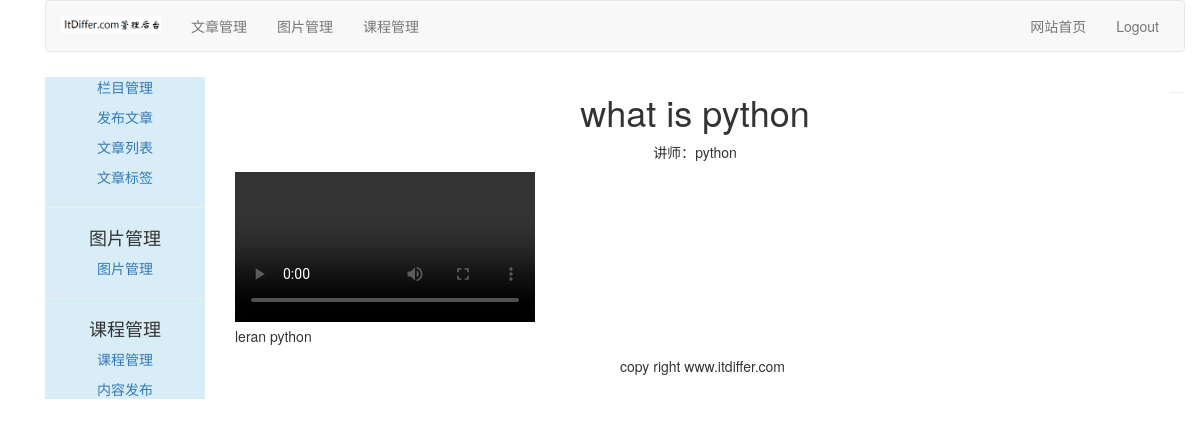
The app's page /course/detail-lesson/1/ with its own data.
### course/models.py (models this page shows, shortened)
class Lesson(models.Model):
    user = models.ForeignKey(User, on_delete=models.CASCADE, related_name='lesson_user')
    course = models.ForeignKey(Course, on_delete=models.CASCADE, related_name='lesson')
    title = models.CharField(max_length=200)
    video = models.FileField(upload_to=user_directory_path)    #①
    description = models.TextField(blank=True)
    attach = models.FileField(blank=True, upload_to=user_directory_path)    #②
    created = models.DateTimeField(auto_now_add=True)
    order = OrderField(blank=True, for_fields=['course'])
    class Meta:
        ordering = ['order']

### course/views.py (the view)
# urls.py: path('detail-lesson/<int:lesson_id>/', DetailLessonView.as_view(), name="detail_lesson"),
class DetailLessonView(LoginRequiredMixin, TemplateResponseMixin, View):
    login_url = "/account/login/"
    template_name = "course/manage/detail_lesson.html"
    def get(self, request, lesson_id):
        lesson = get_object_or_404(Lesson, id=lesson_id)
        return self.render_to_response({"lesson":lesson})

### templates/course/manage/detail_lesson.html (shortened to what this page needs)
{% extends "article/base.html" %}
{% block content %}
<div>
    <div class='text-center'>
        <h1>{{ lesson.title }}</h1>
        <p>讲师：{{ lesson.user.username }}</p>
    </div>
    <div>
      {% if lesson.video %}
      <video src="{{ lesson.video.url }}" controls="controls" class="text-center"></video>
      {% else %}
      <p class="text-center">There is not video lesson.</p>
      {% endif %}
    </div>
    <div>
      {% if lesson.description %}
      <p>{{ lesson.description }}</p>
      {% endif %}
    </div>
</div>
{% endblock %}

### records on screen
Lesson: title "what is python", user.username "python", description "leran python"
